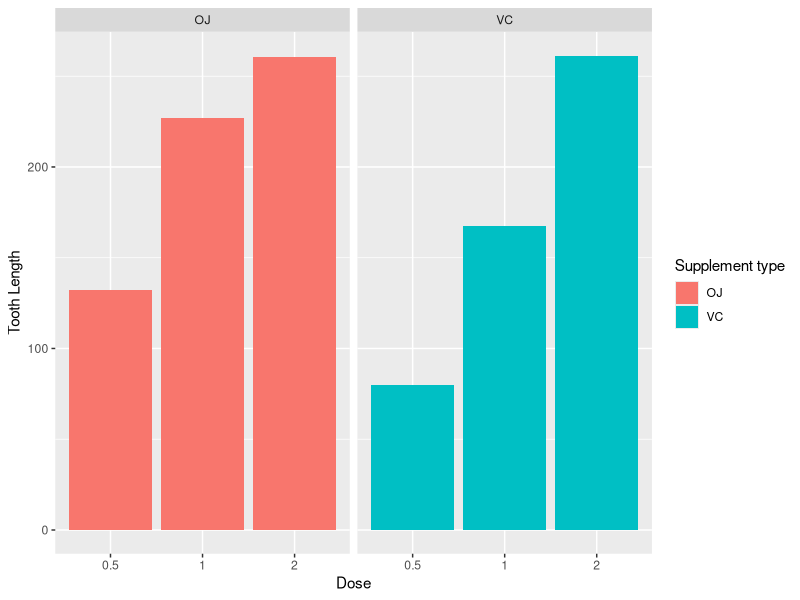

The R script that drew this image:
## ---- chunk 1
library(datasets)
data(ToothGrowth)
head(ToothGrowth)
## ---- chunk 2
library(ggplot2)
tg<-ToothGrowth
ggplot(data = tg, aes(x = as.factor(dose),y = len,fill = supp))+
  geom_bar(stat = "identity")+facet_grid(.~supp)+
  xlab("Dose")+
  ylab("Tooth Length")+
  guides(fill = guide_legend(title = "Supplement type"))
## ---- chunk 3
fit <- lm(len ~ dose + supp, data=tg)
summary(fit)
## ---- chunk 4
confint(fit)
